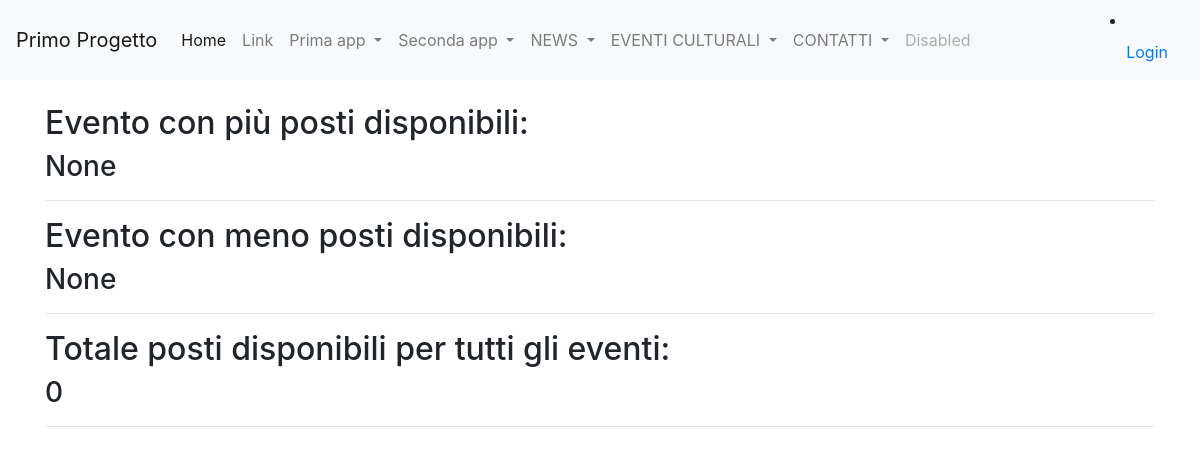
The app's page /query_f, older data.
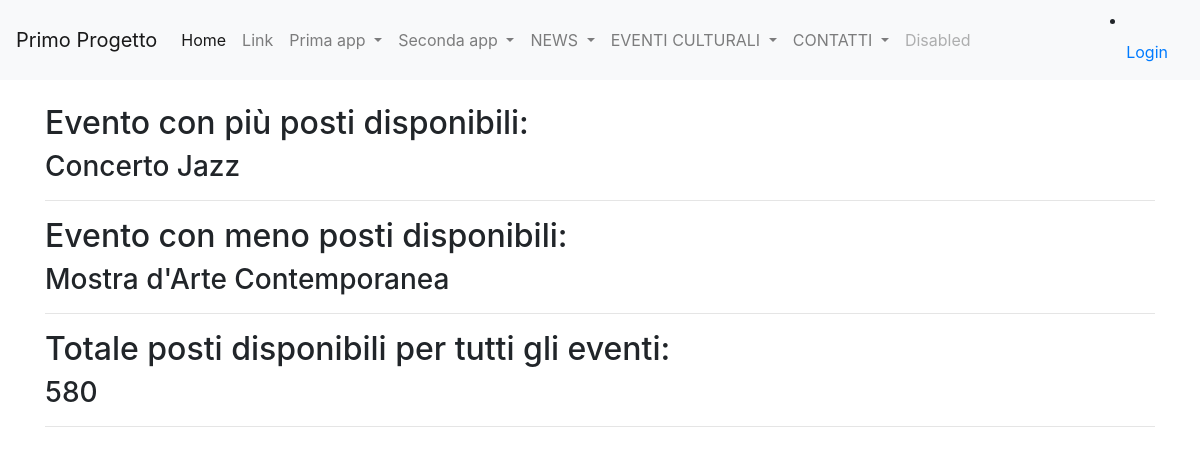
The same page, newer data.
### eventi_culturali/models.py (models this page shows)
class Evento(models.Model):
    titolo = models.CharField(max_length=100)
    descrizione = models.TextField(blank=True)
    data_inizio = models.DateField(default=datetime.now(), blank=True)
    data_fine = models.DateField(default=datetime.now(), blank=True)
    posti_disponibili = models.IntegerField(blank=True, default=0)
    def __str__(self):
        return self.titolo
    class Meta:
        verbose_name = "Evento"
        verbose_name_plural = "Eventi"

### eventi_culturali/views.py (the view)
# urls.py: path('query_f', query_f, name = "query_f"),
def query_f(request):
    query_max = Evento.objects.order_by('-posti_disponibili').first()
    query_min = Evento.objects.order_by('posti_disponibili').first()
    query_tot = Evento.objects.all()
    totale = 0
    for evento in query_tot:
        totale += evento.posti_disponibili
    context = {
        'query_max': query_max,
        'query_min': query_min,
        'totale': totale,
    }
    return render(request, "view_f.html", context)

### eventi_culturali/templates/view_f.html (shortened to what this page needs)
{% extends 'base.html'%}
{%block content%}
<h2>Evento con più posti disponibili: </h2>
<h3>{{query_max}}</h3>
<hr>
<h2>Evento con meno posti disponibili: </h2>
<h3>{{query_min}}</h3>
<hr>
<h2>Totale posti disponibili per tutti gli eventi: </h2>
<h3>{{totale}}</h3>
<hr>
{%endblock content%}

Row changes from the older to the newer data that the page shows:
added Evento: titolo "Concerto Jazz"
added Evento: titolo "Mostra d'Arte Contemporanea"
Text that changed along with them:
{{ totale }}: "0" → "580"
{{ query_max }}: "None" → (not shown)
{{ query_min }}: "None" → (not shown)
